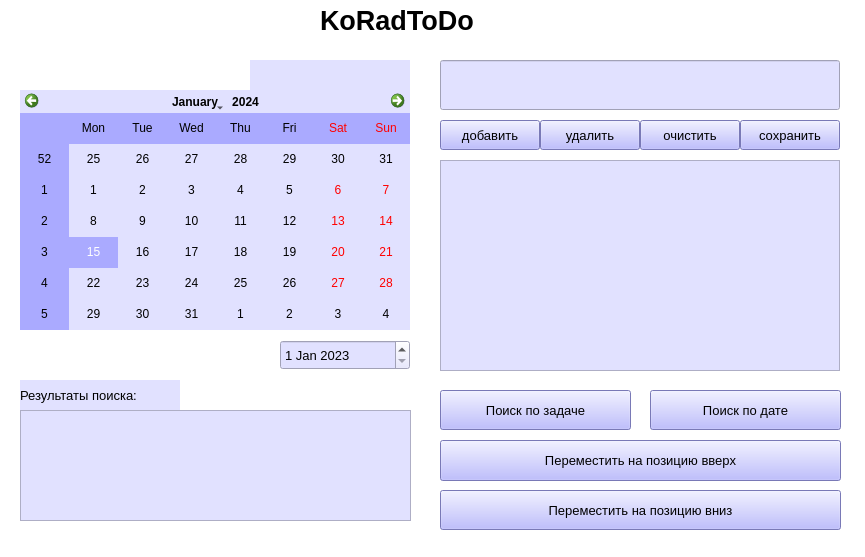
<?xml version="1.0" encoding="UTF-8"?>
<ui version="4.0">
 <class>MainWindow</class>
 <widget class="QMainWindow" name="MainWindow">
  <property name="geometry">
   <rect>
    <x>0</x>
    <y>0</y>
    <width>865</width>
    <height>557</height>
   </rect>
  </property>
  <property name="windowTitle">
   <string>MainWindow</string>
  </property>
  <property name="styleSheet">
   <string notr="true">background-color: rgb(255, 255, 255);</string>
  </property>
  <widget class="QWidget" name="centralwidget">
   <widget class="QLabel" name="label">
    <property name="geometry">
     <rect>
      <x>320</x>
      <y>-20</y>
      <width>240</width>
      <height>80</height>
     </rect>
    </property>
    <property name="font">
     <font>
      <pointsize>20</pointsize>
      <weight>75</weight>
      <bold>true</bold>
      <underline>false</underline>
      <strikeout>false</strikeout>
      <stylestrategy>PreferDefault</stylestrategy>
     </font>
    </property>
    <property name="styleSheet">
     <string notr="true">color: rgb(0, 0, 0);</string>
    </property>
    <property name="text">
     <string>KoRadToDo</string>
    </property>
    <property name="margin">
     <number>15</number>
    </property>
   </widget>
   <widget class="QPushButton" name="pushButton">
    <property name="geometry">
     <rect>
      <x>440</x>
      <y>120</y>
      <width>100</width>
      <height>30</height>
     </rect>
    </property>
    <property name="font">
     <font>
      <pointsize>10</pointsize>
     </font>
    </property>
    <property name="styleSheet">
     <string notr="true">color: rgb(0, 0, 0);
background-color: rgb(170, 170, 255);</string>
    </property>
    <property name="text">
     <string>добавить</string>
    </property>
   </widget>
   <widget class="QPushButton" name="pushButton_2">
    <property name="geometry">
     <rect>
      <x>540</x>
      <y>120</y>
      <width>100</width>
      <height>30</height>
     </rect>
    </property>
    <property name="font">
     <font>
      <pointsize>10</pointsize>
     </font>
    </property>
    <property name="styleSheet">
     <string notr="true">color: rgb(0, 0, 0);
background-color: rgb(170, 170, 255);</string>
    </property>
    <property name="text">
     <string>удалить</string>
    </property>
   </widget>
   <widget class="QPushButton" name="pushButton_3">
    <property name="geometry">
     <rect>
      <x>640</x>
      <y>120</y>
      <width>100</width>
      <height>30</height>
     </rect>
    </property>
    <property name="font">
     <font>
      <pointsize>10</pointsize>
     </font>
    </property>
    <property name="styleSheet">
     <string notr="true">color: rgb(0, 0, 0);
background-color: rgb(170, 170, 255);</string>
    </property>
    <property name="text">
     <string>очистить</string>
    </property>
   </widget>
   <widget class="QLineEdit" name="lineEdit">
    <property name="geometry">
     <rect>
      <x>440</x>
      <y>60</y>
      <width>400</width>
      <height>50</height>
     </rect>
    </property>
    <property name="font">
     <font>
      <pointsize>10</pointsize>
     </font>
    </property>
    <property name="styleSheet">
     <string notr="true">color: rgb(0, 0, 0);
background-color: rgb(225, 225, 255);</string>
    </property>
   </widget>
   <widget class="QListWidget" name="listWidget">
    <property name="geometry">
     <rect>
      <x>440</x>
      <y>160</y>
      <width>400</width>
      <height>211</height>
     </rect>
    </property>
    <property name="font">
     <font>
      <pointsize>10</pointsize>
     </font>
    </property>
    <property name="styleSheet">
     <string notr="true">color: rgb(0, 0, 0);
background-color: rgb(225, 225, 255);</string>
    </property>
   </widget>
   <widget class="QDateEdit" name="dateEdit">
    <property name="geometry">
     <rect>
      <x>280</x>
      <y>340</y>
      <width>130</width>
      <height>30</height>
     </rect>
    </property>
    <property name="font">
     <font>
      <pointsize>10</pointsize>
     </font>
    </property>
    <property name="styleSheet">
     <string notr="true">background-color: rgb(225, 225, 255);
color: rgb(0, 0, 0);</string>
    </property>
    <property name="currentSectionIndex">
     <number>0</number>
    </property>
    <property name="date">
     <date>
      <year>2023</year>
      <month>1</month>
      <day>1</day>
     </date>
    </property>
   </widget>
   <widget class="QPushButton" name="pushButton_5">
    <property name="geometry">
     <rect>
      <x>650</x>
      <y>390</y>
      <width>191</width>
      <height>40</height>
     </rect>
    </property>
    <property name="font">
     <font>
      <pointsize>10</pointsize>
     </font>
    </property>
    <property name="styleSheet">
     <string notr="true">color: rgb(0, 0, 0);
background-color: rgb(170, 170, 255);</string>
    </property>
    <property name="text">
     <string>Поиск по дате</string>
    </property>
   </widget>
   <widget class="QCalendarWidget" name="calendarWidget">
    <property name="geometry">
     <rect>
      <x>20</x>
      <y>90</y>
      <width>390</width>
      <height>240</height>
     </rect>
    </property>
    <property name="styleSheet">
     <string notr="true">alternate-background-color: rgb(170, 170, 255);
color: rgb(0, 0, 0);
selection-background-color: rgb(170, 170, 255);
background-color: rgb(225, 225, 255);
</string>
    </property>
   </widget>
   <widget class="QLabel" name="label_3">
    <property name="geometry">
     <rect>
      <x>250</x>
      <y>60</y>
      <width>160</width>
      <height>30</height>
     </rect>
    </property>
    <property name="font">
     <font>
      <pointsize>10</pointsize>
      <weight>50</weight>
      <bold>false</bold>
     </font>
    </property>
    <property name="styleSheet">
     <string notr="true">color: rgb(0, 0, 0);
background-color: rgb(225, 225, 255);</string>
    </property>
    <property name="text">
     <string/>
    </property>
   </widget>
   <widget class="QPushButton" name="pushButton_7">
    <property name="geometry">
     <rect>
      <x>440</x>
      <y>390</y>
      <width>191</width>
      <height>40</height>
     </rect>
    </property>
    <property name="font">
     <font>
      <pointsize>10</pointsize>
     </font>
    </property>
    <property name="styleSheet">
     <string notr="true">color: rgb(0, 0, 0);
background-color: rgb(170, 170, 255);</string>
    </property>
    <property name="text">
     <string>Поиск по задаче</string>
    </property>
   </widget>
   <widget class="QPushButton" name="pushButton_6">
    <property name="geometry">
     <rect>
      <x>740</x>
      <y>120</y>
      <width>100</width>
      <height>30</height>
     </rect>
    </property>
    <property name="font">
     <font>
      <pointsize>10</pointsize>
     </font>
    </property>
    <property name="styleSheet">
     <string notr="true">color: rgb(0, 0, 0);
background-color: rgb(170, 170, 255);</string>
    </property>
    <property name="text">
     <string>сохранить</string>
    </property>
   </widget>
   <widget class="QLabel" name="label_4">
    <property name="geometry">
     <rect>
      <x>20</x>
      <y>380</y>
      <width>160</width>
      <height>30</height>
     </rect>
    </property>
    <property name="font">
     <font>
      <pointsize>10</pointsize>
      <weight>50</weight>
      <bold>false</bold>
     </font>
    </property>
    <property name="styleSheet">
     <string notr="true">color: rgb(0, 0, 0);
background-color: rgb(225, 225, 255);</string>
    </property>
    <property name="text">
     <string>Результаты поиска:</string>
    </property>
   </widget>
   <widget class="QPushButton" name="pushButton_8">
    <property name="geometry">
     <rect>
      <x>440</x>
      <y>440</y>
      <width>401</width>
      <height>41</height>
     </rect>
    </property>
    <property name="font">
     <font>
      <pointsize>10</pointsize>
     </font>
    </property>
    <property name="styleSheet">
     <string notr="true">color: rgb(0, 0, 0);
background-color: rgb(170, 170, 255);</string>
    </property>
    <property name="text">
     <string>Переместить на позицию вверх</string>
    </property>
   </widget>
   <widget class="QPushButton" name="pushButton_9">
    <property name="geometry">
     <rect>
      <x>440</x>
      <y>490</y>
      <width>401</width>
      <height>40</height>
     </rect>
    </property>
    <property name="font">
     <font>
      <pointsize>10</pointsize>
     </font>
    </property>
    <property name="styleSheet">
     <string notr="true">color: rgb(0, 0, 0);
background-color: rgb(170, 170, 255);</string>
    </property>
    <property name="text">
     <string>Переместить на позицию вниз</string>
    </property>
   </widget>
   <widget class="QListWidget" name="listWidget_2">
    <property name="geometry">
     <rect>
      <x>20</x>
      <y>410</y>
      <width>391</width>
      <height>111</height>
     </rect>
    </property>
    <property name="font">
     <font>
      <pointsize>10</pointsize>
     </font>
    </property>
    <property name="styleSheet">
     <string notr="true">color: rgb(0, 0, 0);
background-color: rgb(225, 225, 255);</string>
    </property>
   </widget>
  </widget>
  <widget class="QMenuBar" name="menubar">
   <property name="geometry">
    <rect>
     <x>0</x>
     <y>0</y>
     <width>865</width>
     <height>26</height>
    </rect>
   </property>
  </widget>
 </widget>
 <resources/>
 <connections/>
</ui>
